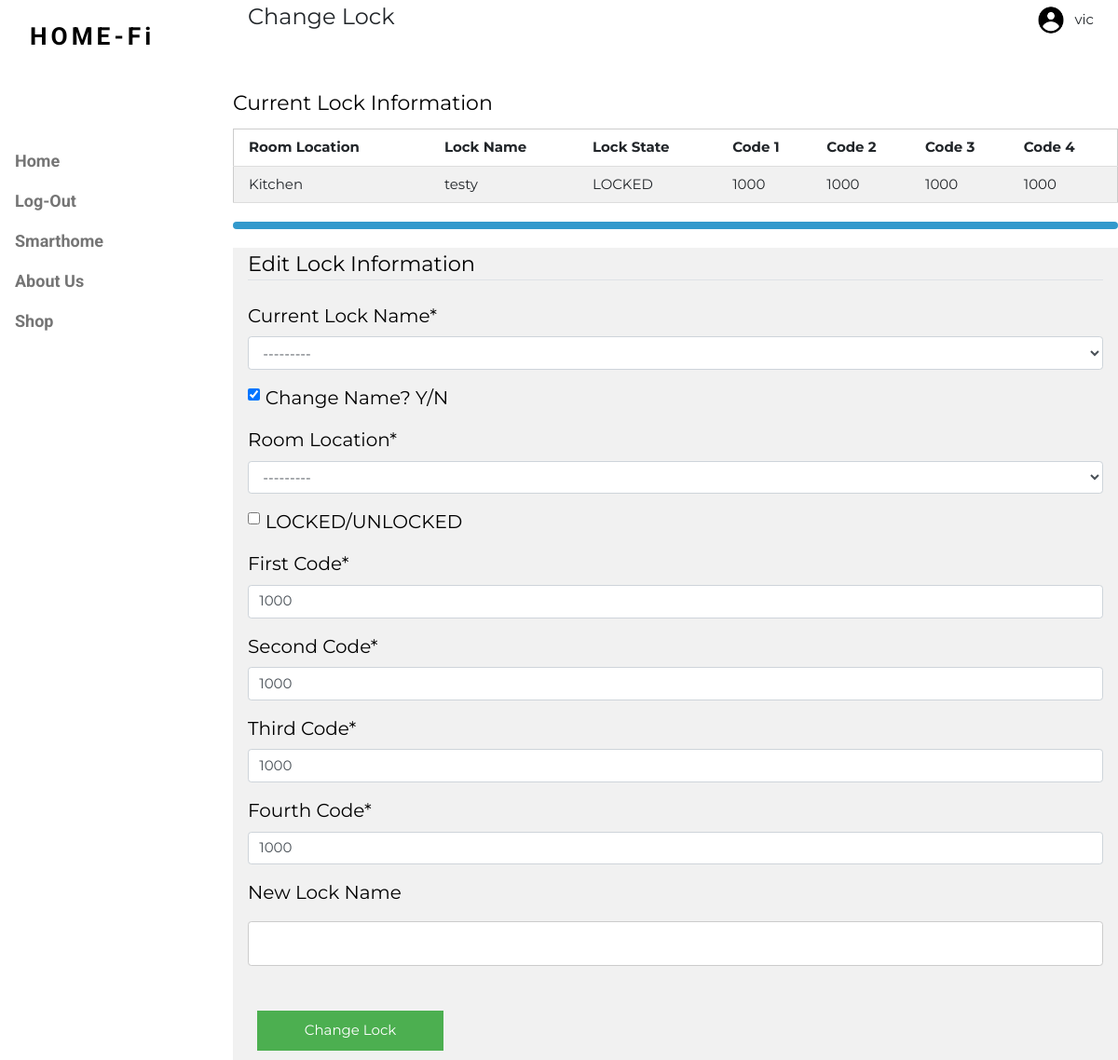
The page /changeLock/ (signed in) on the database its author committed.
### homepg/models.py (models this page shows)
class Room(models.Model):
    owner = models.ForeignKey(User, on_delete=models.CASCADE)
    roomName = models.CharField(max_length=20)
    def __str__(self):
        return self.roomName

class Lock(models.Model):
    owner = models.ForeignKey(User, on_delete=models.CASCADE)
    lockName = models.CharField(max_length=20)
    roomLoc = models.ForeignKey(Room, on_delete=models.CASCADE, null=True, blank=True)
    state = models.BooleanField(default=0)
    code1 = models.PositiveIntegerField(default=0, validators=[MinValueValidator(1000), MaxValueValidator(9999)])
    code2 = models.PositiveIntegerField(default=0, validators=[MinValueValidator(1000), MaxValueValidator(9999)])
    code3 = models.PositiveIntegerField(default=0, validators=[MinValueValidator(1000), MaxValueValidator(9999)])
    code4 = models.PositiveIntegerField(default=0, validators=[MinValueValidator(1000), MaxValueValidator(9999)])
    def __str__(self):
        return self.lockName

### users/views.py (the view)
# urls.py: path('changeLock/', user_views.changeLock, name="change-lock"),
def changeLock(request):
    if request.method == "POST":
        form = changeLockForm(request.POST, user=request.user)
        if form.is_valid():
            locksObj = Model.Lock()
            tempBool = form.cleaned_data['newNameBool']
            if tempBool:
                locksObj.lockName = form.cleaned_data['newName']
            elif not tempBool:
                locksObj.lockName = form.cleaned_data['lockName']
            else:
                print("WHOOPSIE! clearly I coded something wrong wtf")
            locksObj.state = form.cleaned_data['state']
            locksObj.roomLoc = form.cleaned_data['roomLoc']
            locksObj.code1 = form.cleaned_data['code1']
            locksObj.code2 = form.cleaned_data['code2']
            locksObj.code3 = form.cleaned_data['code3']
            locksObj.code4 = form.cleaned_data['code4']
            locksObj.owner = request.user
            allCodes = Model.Lock.objects.filter(owner_id=request.user)
            currentName = allCodes.values_list('lockName', flat=True)[0]
            print(currentName, "cN")
            entry = Model.Lock.objects.get(lockName=str(currentName))
            entry.delete()
            locksObj.save()
            messages.success(request, 'Lock ' + str(locksObj.lockName) + ' edited!')
            return redirect("status-page")
    else:
        form = changeLockForm(user=request.user)
    return render(request, 'users/changeLockForm.html', {'form': form,
                                                         'rooms': Room.objects.filter(owner=request.user),
                                                         'locks': Lock.objects.filter(owner=request.user)})

### users/templates/users/changeLockForm.html (shortened to what this page needs)
{% extends "homepg/base_with_checkbox.html" %}
{% load crispy_forms_tags %}
{% block content %}
	<header class="w3-container w3-xlarge">
		<p class="w3-left">Change Lock</p>
		<p class="w3-right">
			<table>
				<tr>
					<td>{% load static %}<img class="w3-icons" src="{% static 'images/UserIcon.png' %}" alt="Account Icon" style="float: right" /> </td>
					{% if user.is_authenticated %}
						<td style="font-size: 15px;padding:10px"> {{user.username}}</td>
					{% else %}
						<td style="font-size: 15px;padding:10px"> Guest </td>
					{% endif %}
				</tr>
			</table>
		</p>
	</header>
	<p style="padding:5px"></p>
	<table class="w3-table w3-table-all" style="width: 100%; margin:auto; padding:10px;">
		<caption style="font-size:22px; vertical-align:top; caption-side:top; color:#000000;"> Current Lock Information</caption>
	<tr>
		<th> Room Location</th>
		<th>Lock Name</th>
		<th> Lock State </th>
		<th> Code 1 </th>
		<th> Code 2 </th>
		<th> Code 3 </th>
		<th> Code 4 </th>
	</tr>
	{% for room in rooms %}
		{% for lock in locks%}
			<tr>
			{% if room.id == lock.roomLoc.id %}
				<td> {{ room.roomName }} </td>
				<td> {{ lock.lockName }} </td>
				{% if lock.state == True %}
					<td> LOCKED </td>
				{% else %}
					<td> UNLOCKED </td>
				{% endif %}
				<td> {{ lock.code1 }}</td>
				<td> {{ lock.code2 }}</td>
				<td> {{ lock.code3 }}</td>
				<td> {{ lock.code4 }}</td>
			</tr>
			{% endif %}
		{% endfor %}
	{% endfor %}
	</table>
	<hr style="  border-top: 8px solid #3399cc; border-radius: 5px; margin-top: 20px; margin-bottom: 20px;" />
    <form method="POST">
      <div class="w3-display-container w3-container w3-light-grey">
              <fieldset class="form-group" style="font-size:20px">
                  <legend class="border-bottom mb-4" style="font-size:20px,">Edit Lock Information </legend>
                  {{ form|crispy }}
              </fieldset>
            <button type="submit" style="width: 200px; padding: 10px; left: 50%; margin:10px;">Change Lock</button>
          </div>
    </form>
{% endblock content %}

### homepg/static/style.css (style rules this page uses)
html { box-sizing:border-box }
*,*:before,*:after { box-sizing:inherit }
html { -ms-text-size-adjust:100%;-webkit-text-size-adjust:100% }
body { margin:0 }
article,aside,details,figcaption,figure,footer,header,main,menu,nav,section { display:block }
img { border-style:none }
button,input,select,textarea,optgroup { font:inherit;margin:0 }
button,input { overflow:visible }
button,select { text-transform:none }
button,[type=button],[type=reset],[type=submit] { -webkit-appearance:button }
fieldset { border:1px solid #c0c0c0;margin:0 2px;padding:.35em .625em .75em }
legend { color:inherit;display:table;max-width:100%;padding:0;white-space:normal }
[type=checkbox],[type=radio] { padding:0 }
html,body { font-family:Verdana,sans-serif;font-size:15px;line-height:1.5 }
html { overflow-x:hidden }
img { vertical-align:middle }
.w3-icons { max-width:4%;height:auto }
.w3-table,.w3-table-all { border-collapse:collapse;border-spacing:0;width:100%;display:table }
.w3-table-all { border:1px solid #ccc }
.w3-bordered tr,.w3-table-all tr { border-bottom:1px solid #ddd }
.w3-table-all tr:nth-child(odd) { background-color:#fff }
.w3-table-all tr:nth-child(even) { background-color:#f1f1f1 }
.w3-table td,.w3-table th,.w3-table-all td,.w3-table-all th { padding:8px 8px;display:table-cell;text-align:left;vertical-align:top }
.w3-table th:first-child,.w3-table td:first-child,.w3-table-all th:first-child,.w3-table-all td:first-child { padding-left:16px }
.w3-tooltip,.w3-display-container { position:relative }
.w3-container:after,.w3-container:before,.w3-panel:after,.w3-panel:before,.w3-row:after,.w3-row:before,.w3-row-padding:after,.w3-row-padding:before, .w3-cell-row:before,.w3-cell-row:after,.w3-clear:after,.w3-clear:before,.w3-bar:before,.w3-bar:after { content:"";display:table;clear:both }
.w3-content,.w3-auto { margin-left:auto;margin-right:auto }
.w3-content { max-width:980px }
.w3-container,.w3-panel { padding:0.01em 16px }
.w3-xlarge { font-size:24px!important }
.w3-left { float:left!important }
.w3-right { float:right!important }
.w3-light-grey,.w3-hover-light-grey:hover,.w3-light-gray,.w3-hover-light-gray:hover { color:#000!important;background-color:#f1f1f1!important }
button { background-color: #4CAF50; color: white; padding: 14px 20px; margin: 8px 0; border: none; cursor: pointer; width: 100%; }
input[type=text], input[type=password] { width: 100%; padding: 12px 20px; margin: 8px 0; display: inline-block; border: 1px solid #ccc; box-sizing: border-box; }

### homepg/templates/homepg/base_with_checkbox.html (style rules this page uses)
body,h1,h2,h3,h4,h5,h6,.w3-wide { font-family: "Montserrat", sans-serif; }

### rows shown on the page
Room: roomName "Kitchen"
Lock: lockName "testy", shows "LOCKED", code1 "1000", code2 "1000", code3 "1000", code4 "1000", lockName "---------", roomLoc "---------"

### other values the page prints
{{ user.username }} "vic"
